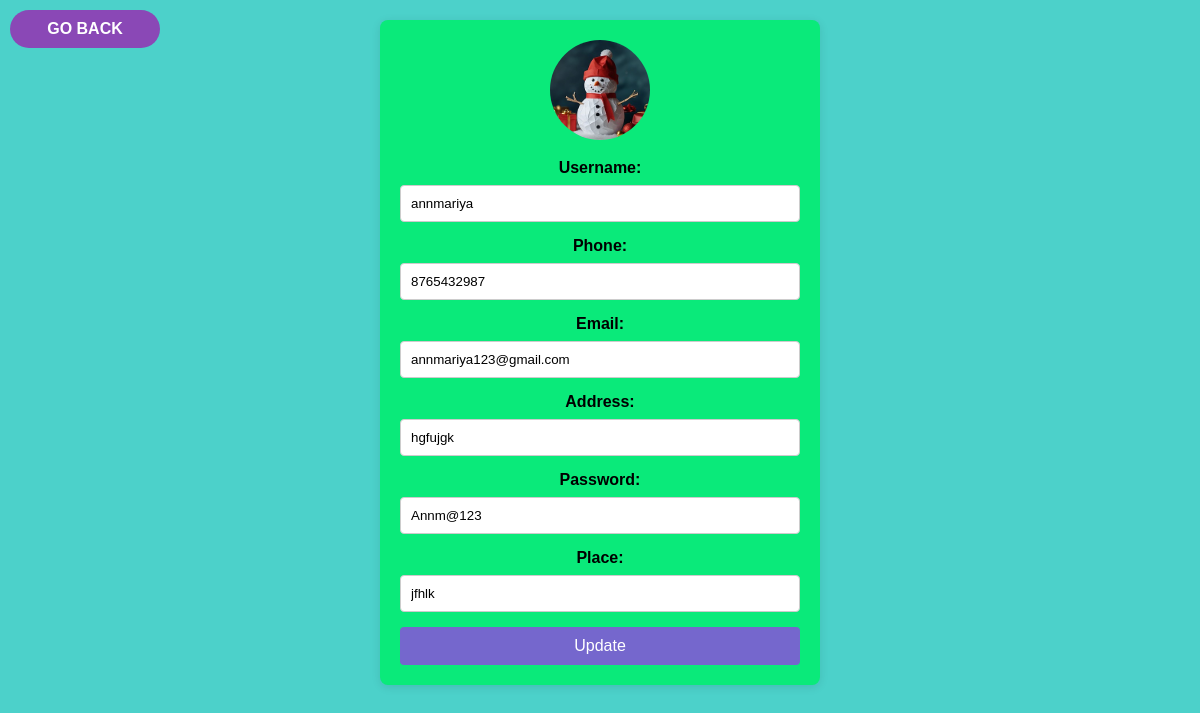
The page /owner_profile/ (signed in) on the database its author committed.
### EVENT_BOOKING/models.py (models this page shows)
class Event(models.Model):
    STATUS=(('applied','Applied'),('approved','Approved'),('reject','Reject'),)
    status=models.CharField(max_length=20,choices=STATUS,default='Applied')
    image=models.ImageField(upload_to='image/',null='True',blank='True')
    username=models.CharField(max_length=100)
    phone=models.IntegerField()
    email=models.EmailField(unique=True)
    address=models.CharField(max_length=255)
    password=models.CharField(max_length=128)
    place=models.CharField(max_length=128)

### EVENT_BOOKING/views.py (the view)
# urls.py: path('owner_profile/',views.owner_profile,name='owner_profile'),
def owner_profile(request):
    email=request.session['email']
    cr=Event.objects.get(email=email)
    image=cr.image
    username=cr.username
    phone=cr.phone
    email=cr.email
    address=cr.address
    password=cr.password
    place=cr.place
    return render(request,'owner_profile.html',{'image':image,'username':username,'phone':phone,'email':email,'address':address,'password':password,'place':place})

### EVENT_BOOKING/templates/owner_profile.html (shortened to what this page needs)
<!doctype html>
<html lang="en">
<head>
</head>
<body>
    <button class="back-button" onclick="window.history.back()">
         Go Back
      </button>
    <form method="post" id="userForm" action="/update_profile/">
         {% if image.url %}
            <img src="{{ image.url }}" alt="User Image" width="300" height="200" loading="lazy" decoding="async" />
         {% else %}
            <p>No Profile Picture</p>
         {% endif %}
        <label for="username">Username:</label>
        <input type="text" id="username" name="username" minlength="3" placeholder="username" maxlength="15" value="{{username}}" pattern="[A-Za-z]+" title="Username should be 3-15 characters long and can include letters only." required />
        <label for="phone">Phone:</label>
        <input type="tel" id="phone" name="phone" pattern="^\d{10}$" placeholder="phone" value="{{phone}}" title="Phone number must be 10 digits." required />
        <label for="email">Email:</label>
        <input type="email" id="email" name="email" value="{{email}}" placeholder="email" required />
        <label for="address">Address:</label>
        <input type="text" id="address" name="address" value="{{address}}" placeholder="address" required />
        <label for="password">Password:</label>
        <input type="text" id="password" name="password" placeholder="password"value="{{password}}" minlength="6" title="Password must be at least 6 characters long." required />
        <label for="place">Place:</label>
        <input type="text" id="place" name="place" value="{{place}}" placeholder="enter your place" required />
        <button type="submit">Update</button>
    </form>
</body>
</html>

### EVENT_BOOKING/templates/owner_profile.html (style rules this page uses)
.back-button { position: fixed; top: 10px; left: 10px; right:120px; padding: 10px 20px; width:auto; max-width:150px; text-transform: uppercase; background-color: rgb(138, 72, 182); color: white; border-radius: 25px; font-size: 18px; font-weight: bold; font-size: 1rem; align-items: center; }
body { font-family: Arial, sans-serif; background-color: #4cd1ca; margin: 0; padding: 20px; }
form { background-color: rgb(10, 234, 122); max-width: 400px; margin: 0 auto; padding: 20px; border-radius: 8px; box-shadow: 0 2px 10px rgba(0, 0, 0, 0.1); text-align: center; }
img { width: 100px; height: 100px; border-radius: 50%; object-fit: cover; margin-bottom: 15px; }
label { display: block; margin-bottom: 8px; font-weight: bold; }
input[type="text"], input[type="email"], input[type="tel"], input[type="password"] { width: 100%; padding: 10px; margin-bottom: 15px; border: 1px solid #ccc; border-radius: 4px; box-sizing: border-box; }
button { background-color: #7567cd; color: white; padding: 10px; border: none; border-radius: 4px; cursor: pointer; font-size: 16px; width: 100%; }

### rows shown on the page
Event: username "annmariya", email "annmariya123@gmail.com", address "hgfujgk", place "jfhlk"
